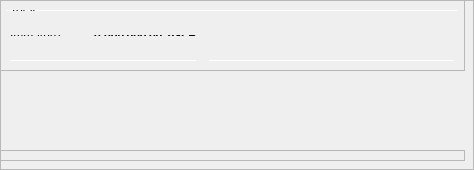
        <widget class="QFrame" name="frameObfuscation">
         <property name="minimumSize">
          <size>
           <width>0</width>
           <height>50</height>
          </size>
         </property>
         <property name="layoutDirection">
          <enum>Qt::LeftToRight</enum>
         </property>
         <property name="frameShape">
          <enum>QFrame::StyledPanel</enum>
         </property>
         <property name="frameShadow">
          <enum>QFrame::Raised</enum>
         </property>
         <widget class="QPushButton" name="runAutoDenom">
          <property name="geometry">
           <rect>
            <x>251</x>
            <y>17</y>
            <width>1</width>
            <height>1</height>
           </rect>
          </property>
          <property name="palette">
           <palette>
            <active>
             <colorrole role="WindowText">
              <brush brushstyle="SolidPattern">
               <color alpha="255">
                <red>0</red>
                <green>0</green>
                <blue>0</blue>
               </color>
              </brush>
             </colorrole>
             <colorrole role="Button">
              <brush brushstyle="SolidPattern">
               <color alpha="255">
                <red>239</red>
                <green>238</green>
                <blue>238</blue>
               </color>
              </brush>
             </colorrole>
             <colorrole role="Light">
              <brush brushstyle="SolidPattern">
               <color alpha="255">
                <red>255</red>
                <green>255</green>
                <blue>255</blue>
               </color>
              </brush>
             </colorrole>
             <colorrole role="Midlight">
              <brush brushstyle="SolidPattern">
               <color alpha="255">
                <red>247</red>
                <green>246</green>
                <blue>246</blue>
               </color>
              </brush>
             </colorrole>
             <colorrole role="Dark">
              <brush brushstyle="SolidPattern">
               <color alpha="255">
                <red>119</red>
                <green>119</green>
                <blue>119</blue>
               </color>
              </brush>
             </colorrole>
             <colorrole role="Mid">
              <brush brushstyle="SolidPattern">
               <color alpha="255">
                <red>159</red>
                <green>159</green>
                <blue>159</blue>
               </color>
              </brush>
             </colorrole>
             <colorrole role="Text">
              <brush brushstyle="SolidPattern">
               <color alpha="255">
                <red>0</red>
                <green>0</green>
                <blue>0</blue>
               </color>
              </brush>
             </colorrole>
             <colorrole role="BrightText">
              <brush brushstyle="SolidPattern">
               <color alpha="255">
                <red>255</red>
                <green>255</green>
                <blue>255</blue>
               </color>
              </brush>
             </colorrole>
             <colorrole role="ButtonText">
              <brush brushstyle="SolidPattern">
               <color alpha="255">
                <red>0</red>
                <green>0</green>
                <blue>0</blue>
               </color>
              </brush>
             </colorrole>
             <colorrole role="Base">
              <brush brushstyle="SolidPattern">
               <color alpha="255">
                <red>255</red>
                <green>255</green>
                <blue>255</blue>
               </color>
              </brush>
             </colorrole>
             <colorrole role="Window">
              <brush brushstyle="SolidPattern">
               <color alpha="255">
                <red>239</red>
                <green>238</green>
                <blue>238</blue>
               </color>
              </brush>
             </colorrole>
             <colorrole role="Shadow">
              <brush brushstyle="SolidPattern">
               <color alpha="255">
                <red>0</red>
                <green>0</green>
                <blue>0</blue>
               </color>
              </brush>
             </colorrole>
             <colorrole role="AlternateBase">
              <brush brushstyle="SolidPattern">
               <color alpha="255">
                <red>247</red>
                <green>246</green>
                <blue>246</blue>
               </color>
              </brush>
             </colorrole>
             <colorrole role="ToolTipBase">
              <brush brushstyle="SolidPattern">
               <color alpha="255">
                <red>255</red>
                <green>255</green>
                <blue>220</blue>
               </color>
              </brush>
             </colorrole>
             <colorrole role="ToolTipText">
              <brush brushstyle="SolidPattern">
               <color alpha="255">
                <red>0</red>
                <green>0</green>
                <blue>0</blue>
               </color>
              </brush>
             </colorrole>
            </active>
            <inactive>
             <colorrole role="WindowText">
              <brush brushstyle="SolidPattern">
               <color alpha="255">
                <red>0</red>
                <green>0</green>
                <blue>0</blue>
               </color>
              </brush>
             </colorrole>
             <colorrole role="Button">
              <brush brushstyle="SolidPattern">
               <color alpha="255">
                <red>239</red>
                <green>238</green>
                <blue>238</blue>
               </color>
              </brush>
             </colorrole>
             <colorrole role="Light">
              <brush brushstyle="SolidPattern">
               <color alpha="255">
                <red>255</red>
                <green>255</green>
                <blue>255</blue>
               </color>
              </brush>
             </colorrole>
             <colorrole role="Midlight">
              <brush brushstyle="SolidPattern">
               <color alpha="255">
                <red>247</red>
                <green>246</green>
                <blue>246</blue>
               </color>
              </brush>
             </colorrole>
             <colorrole role="Dark">
              <brush brushstyle="SolidPattern">
               <color alpha="255">
                <red>119</red>
                <green>119</green>
                <blue>119</blue>
               </color>
              </brush>
             </colorrole>
             <colorrole role="Mid">
              <brush brushstyle="SolidPattern">
               <color alpha="255">
                <red>159</red>
                <green>159</green>
                <blue>159</blue>
               </color>
              </brush>
             </colorrole>
             <colorrole role="Text">
              <brush brushstyle="SolidPattern">
               <color alpha="255">
                <red>0</red>
                <green>0</green>
                <blue>0</blue>
               </color>
              </brush>
             </colorrole>
             <colorrole role="BrightText">
              <brush brushstyle="SolidPattern">
               <color alpha="255">
                <red>255</red>
                <green>255</green>
                <blue>255</blue>
               </color>
              </brush>
             </colorrole>
             <colorrole role="ButtonText">
              <brush brushstyle="SolidPattern">
               <color alpha="255">
                <red>0</red>
                <green>0</green>
                <blue>0</blue>
               </color>
              </brush>
             </colorrole>
             <colorrole role="Base">
              <brush brushstyle="SolidPattern">
               <color alpha="255">
                <red>255</red>
                <green>255</green>
                <blue>255</blue>
               </color>
              </brush>
             </colorrole>
             <colorrole role="Window">
              <brush brushstyle="SolidPattern">
               <color alpha="255">
                <red>239</red>
                <green>238</green>
                <blue>238</blue>
               </color>
              </brush>
             </colorrole>
             <colorrole role="Shadow">
              <brush brushstyle="SolidPattern">
               <color alpha="255">
                <red>0</red>
                <green>0</green>
                <blue>0</blue>
               </color>
              </brush>
             </colorrole>
             <colorrole role="AlternateBase">
              <brush brushstyle="SolidPattern">
               <color alpha="255">
                <red>247</red>
                <green>246</green>
                <blue>246</blue>
               </color>
              </brush>
             </colorrole>
             <colorrole role="ToolTipBase">
              <brush brushstyle="SolidPattern">
               <color alpha="255">
                <red>255</red>
                <green>255</green>
                <blue>220</blue>
               </color>
              </brush>
             </colorrole>
             <colorrole role="ToolTipText">
              <brush brushstyle="SolidPattern">
               <color alpha="255">
                <red>0</red>
                <green>0</green>
                <blue>0</blue>
               </color>
              </brush>
             </colorrole>
            </inactive>
            <disabled>
             <colorrole role="WindowText">
              <brush brushstyle="SolidPattern">
               <color alpha="255">
                <red>119</red>
                <green>119</green>
                <blue>119</blue>
               </color>
              </brush>
             </colorrole>
             <colorrole role="Button">
              <brush brushstyle="SolidPattern">
               <color alpha="255">
                <red>239</red>
                <green>238</green>
                <blue>238</blue>
               </color>
              </brush>
             </colorrole>
             <colorrole role="Light">
              <brush brushstyle="SolidPattern">
               <color alpha="255">
                <red>255</red>
                <green>255</green>
                <blue>255</blue>
               </color>
              </brush>
             </colorrole>
             <colorrole role="Midlight">
              <brush brushstyle="SolidPattern">
               <color alpha="255">
                <red>247</red>
                <green>246</green>
                <blue>246</blue>
               </color>
              </brush>
             </colorrole>
             <colorrole role="Dark">
              <brush brushstyle="SolidPattern">
               <color alpha="255">
                <red>119</red>
                <green>119</green>
                <blue>119</blue>
               </color>
              </brush>
             </colorrole>
             <colorrole role="Mid">
              <brush brushstyle="SolidPattern">
               <color alpha="255">
                <red>159</red>
                <green>159</green>
                <blue>159</blue>
               </color>
              </brush>
             </colorrole>
             <colorrole role="Text">
              <brush brushstyle="SolidPattern">
               <color alpha="255">
                <red>119</red>
                <green>119</green>
                <blue>119</blue>
               </color>
              </brush>
             </colorrole>
             <colorrole role="BrightText">
              <brush brushstyle="SolidPattern">
               <color alpha="255">
                <red>255</red>
                <green>255</green>
                <blue>255</blue>
               </color>
              </brush>
             </colorrole>
             <colorrole role="ButtonText">
              <brush brushstyle="SolidPattern">
               <color alpha="255">
                <red>119</red>
                <green>119</green>
                <blue>119</blue>
               </color>
              </brush>
             </colorrole>
             <colorrole role="Base">
              <brush brushstyle="SolidPattern">
               <color alpha="255">
                <red>239</red>
                <green>238</green>
                <blue>238</blue>
               </color>
              </brush>
             </colorrole>
             <colorrole role="Window">
              <brush brushstyle="SolidPattern">
               <color alpha="255">
                <red>239</red>
                <green>238</green>
                <blue>238</blue>
               </color>
              </brush>
             </colorrole>
             <colorrole role="Shadow">
              <brush brushstyle="SolidPattern">
               <color alpha="255">
                <red>0</red>
                <green>0</green>
                <blue>0</blue>
               </color>
              </brush>
             </colorrole>
             <colorrole role="AlternateBase">
              <brush brushstyle="SolidPattern">
               <color alpha="255">
                <red>239</red>
                <green>238</green>
                <blue>238</blue>
               </color>
              </brush>
             </colorrole>
             <colorrole role="ToolTipBase">
              <brush brushstyle="SolidPattern">
               <color alpha="255">
                <red>255</red>
                <green>255</green>
                <blue>220</blue>
               </color>
              </brush>
             </colorrole>
             <colorrole role="ToolTipText">
              <brush brushstyle="SolidPattern">
               <color alpha="255">
                <red>0</red>
                <green>0</green>
                <blue>0</blue>
               </color>
              </brush>
             </colorrole>
            </disabled>
           </palette>
          </property>
          <property name="focusPolicy">
           <enum>Qt::NoFocus</enum>
          </property>
          <property name="autoFillBackground">
           <bool>true</bool>
          </property>
          <property name="text">
           <string/>
          </property>
          <property name="flat">
           <bool>true</bool>
          </property>
         </widget>
         <widget class="Line" name="line">
          <property name="geometry">
           <rect>
            <x>7</x>
            <y>10</y>
            <width>451</width>
            <height>1</height>
           </rect>
          </property>
          <property name="orientation">
           <enum>Qt::Horizontal</enum>
          </property>
         </widget>
         <widget class="QFrame" name="frame_3">
	<property name="visible">
	<bool>false</bool>
	</property>
          <property name="geometry">
           <rect>
            <x>0</x>
            <y>150</y>
            <width>465</width>
            <height>11</height>
           </rect>
          </property>
          <property name="frameShape">
           <enum>QFrame::StyledPanel</enum>
          </property>
          <property name="frameShadow">
           <enum>QFrame::Raised</enum>
          </property>
          <layout class="QVBoxLayout" name="verticalLayout_5">
           <item>
            <layout class="QHBoxLayout" name="horizontalLayout_5" stretch="0">
             <item>
              <widget class="QLabel" name="label_5z">
               <property name="maximumSize">
                <size>
                 <width>16777215</width>
                 <height>20</height>
                </size>
               </property>
               <property name="font">
                <font>
                 <weight>75</weight>
                 <bold>true</bold>
                </font>
               </property>
               <property name="toolTip">
                <string>Combined Balances (including unconfirmed and immature coins)</string>
               </property>
               <property name="text">
                <string>&lt;html&gt;&lt;head/&gt;&lt;body&gt;&lt;p&gt;Combined Balances&lt;/p&gt;&lt;/body&gt;&lt;/html&gt;</string>
               </property>
              </widget>
             </item>
            </layout>
           </item>
           <item>
            <layout class="QGridLayout" name="gridLayout_3">
             <property name="spacing">
              <number>12</number>
             </property>
             <item row="7" column="0" colspan="2">
              <widget class="Line" name="lineSpendableBalance_3">
               <property name="orientation">
                <enum>Qt::Horizontal</enum>
               </property>
              </widget>
             </item>
             <item row="7" column="2">
              <widget class="Line" name="lineWatchBalance_3">
               <property name="sizePolicy">
                <sizepolicy hsizetype="Preferred" vsizetype="Fixed">
                 <horstretch>0</horstretch>
                 <verstretch>0</verstretch>
                </sizepolicy>
               </property>
               <property name="minimumSize">
                <size>
                 <width>140</width>
                 <height>0</height>
                </size>
               </property>
               <property name="orientation">
                <enum>Qt::Horizontal</enum>
               </property>
              </widget>
             </item>
             <item row="4" column="1">
              <widget class="QLabel" name="labelzBalancez">
               <property name="font">
                <font>
                 <weight>75</weight>
                 <bold>true</bold>
                </font>
               </property>
               <property name="cursor">
                <cursorShape>IBeamCursor</cursorShape>
               </property>
               <property name="toolTip">
                <string>Total of transactions that have yet to be confirmed, and do not yet count toward the spendable balance</string>
               </property>
               <property name="text">
                <string notr="true">0.000 000 00 GLB</string>
               </property>
               <property name="alignment">
                <set>Qt::AlignRight|Qt::AlignTrailing|Qt::AlignVCenter</set>
               </property>
               <property name="textInteractionFlags">
                <set>Qt::LinksAccessibleByMouse|Qt::TextSelectableByKeyboard|Qt::TextSelectableByMouse</set>
               </property>
              </widget>
             </item>
             <item row="6" column="1">
              <widget class="QLabel" name="labelTotalz">
               <property name="font">
                <font>
                 <weight>75</weight>
                 <bold>true</bold>
                </font>
               </property>
               <property name="cursor">
                <cursorShape>IBeamCursor</cursorShape>
               </property>
               <property name="toolTip">
                <string>Total Balance, including unconfirmed and immature coins.</string>
               </property>
               <property name="text">
                <string notr="true">0.000 000 00 GLB</string>
               </property>
               <property name="alignment">
                <set>Qt::AlignRight|Qt::AlignTrailing|Qt::AlignVCenter</set>
               </property>
               <property name="textInteractionFlags">
                <set>Qt::LinksAccessibleByMouse|Qt::TextSelectableByKeyboard|Qt::TextSelectableByMouse</set>
               </property>
              </widget>
             </item>
             <item row="4" column="3">
              <spacer name="horizontalSpacer_6">
               <property name="orientation">
                <enum>Qt::Horizontal</enum>
               </property>
               <property name="sizeHint" stdset="0">
                <size>
                 <width>40</width>
                 <height>20</height>
                </size>
               </property>
              </spacer>
             </item>
             <item row="6" column="0">
              <widget class="QLabel" name="labelTotalTextz">
               <property name="text">
                <string>Total:</string>
               </property>
              </widget>
             </item>
             <item row="1" column="0">
              <widget class="QLabel" name="labelBalanceTextz">
               <property name="text">
                <string>GLB:</string>
               </property>
              </widget>
             </item>
             <item row="1" column="1">
              <widget class="QLabel" name="labelBalancez">
               <property name="font">
                <font>
                 <weight>75</weight>
                 <bold>true</bold>
                </font>
               </property>
               <property name="cursor">
                <cursorShape>IBeamCursor</cursorShape>
               </property>
               <property name="toolTip">
                <string>Your current spendable balance</string>
               </property>
               <property name="text">
                <string notr="true">0.000 000 00 GLB</string>
               </property>
               <property name="alignment">
                <set>Qt::AlignRight|Qt::AlignTrailing|Qt::AlignVCenter</set>
               </property>
               <property name="textInteractionFlags">
                <set>Qt::LinksAccessibleByMouse|Qt::TextSelectableByKeyboard|Qt::TextSelectableByMouse</set>
               </property>
              </widget>
             </item>
             <item row="4" column="0">
              <widget class="QLabel" name="labelzBalanceTextz">
               <property name="toolTip">
                <string/>
               </property>
               <property name="text">
                <string>zGLB:</string>
               </property>
              </widget>
             </item>
             <item row="4" column="2">
              <widget class="QLabel" name="labelzGLBPercent">
               <property name="toolTip">
                <string>Current percentage of zGLB.
If AutoMint is enabled this percentage will settle around the configured AutoMint percentage (default = 10%)</string>
               </property>
               <property name="text">
                <string>0 %</string>
               </property>
               <property name="alignment">
                <set>Qt::AlignRight|Qt::AlignTrailing|Qt::AlignVCenter</set>
               </property>
              </widget>
             </item>
             <item row="6" column="2">
              <widget class="QLabel" name="label100Percent">
               <property name="text">
                <string/>
               </property>
               <property name="alignment">
                <set>Qt::AlignRight|Qt::AlignTrailing|Qt::AlignVCenter</set>
               </property>
              </widget>
             </item>
             <item row="2" column="1">
              <widget class="QLabel" name="labelLockedBalance">
               <property name="toolTip">
                <string>Locked GLB or Masternode collaterals. These are excluded from zGLB minting.</string>
               </property>
               <property name="text">
                <string>0.000 000 00 GLB</string>
               </property>
               <property name="alignment">
                <set>Qt::AlignRight|Qt::AlignTrailing|Qt::AlignVCenter</set>
               </property>
              </widget>
             </item>
             <item row="2" column="0">
              <widget class="QLabel" name="labelLockedBalanceText">
               <property name="toolTip">
                <string>Locked GLB or Masternode collaterals. These are excluded from zGLB minting.</string>
               </property>
               <property name="text">
                <string>Locked:</string>
               </property>
              </widget>
             </item>
             <item row="3" column="0">
              <widget class="QLabel" name="labelUnLockedBalanceText">
               <property name="toolTip">
                <string>Unlocked GLBs. These can be used for zGLB minting.</string>
               </property>
               <property name="text">
                <string>Unlocked:</string>
               </property>
              </widget>
             </item>
             <item row="3" column="1">
              <widget class="QLabel" name="labelUnLockedBalance">
               <property name="toolTip">
                <string>Unlocked GLBs. These can be used for zGLB minting.</string>
               </property>
               <property name="text">
                <string>0.000 000 00 GLB</string>
               </property>
               <property name="alignment">
                <set>Qt::AlignRight|Qt::AlignTrailing|Qt::AlignVCenter</set>
               </property>
              </widget>
             </item>
             <item row="3" column="2">
              <widget class="QLabel" name="labelGLBPercent">
               <property name="text">
                <string>0 %</string>
               </property>
               <property name="alignment">
                <set>Qt::AlignRight|Qt::AlignTrailing|Qt::AlignVCenter</set>
               </property>
              </widget>
             </item>
            </layout>
           </item>
           
          </layout>
         </widget>
         <widget class="QFrame" name="frame_4">
	<property name="visible">
	<bool>false</bool>
	</property>
          <property name="geometry">
           <rect>
            <x>0</x>
            <y>0</y>
            <width>465</width>
            <height>71</height>
           </rect>
          </property>
          <property name="frameShape">
           <enum>QFrame::StyledPanel</enum>
          </property>
          <property name="frameShadow">
           <enum>QFrame::Raised</enum>
          </property>
          <layout class="QVBoxLayout" name="verticalLayout_7">
           <item>
            <layout class="QHBoxLayout" name="horizontalLayout_8" stretch="0">
             
            </layout>
           </item>
           <item>
            <layout class="QGridLayout" name="gridLayout_5">
             <property name="spacing">
              <number>12</number>
             </property>
             <item row="4" column="0">
              <widget class="QLabel" name="labelzBalanceMatureText">
               <property name="toolTip">
                <string>Mature: more than 20 confirmation and more than 1 mints of the same denomination after it was minted.
These zGLB are spendable.</string>
               </property>
               <property name="text">
                <string>Mature:</string>
               </property>
              </widget>
             </item>
             <item row="5" column="0" colspan="2">
              <widget class="Line" name="lineSpendableBalance_5">
               <property name="orientation">
                <enum>Qt::Horizontal</enum>
               </property>
              </widget>
             </item>
             <item row="1" column="1">
              <widget class="QLabel" name="labelzBalance">
               <property name="font">
                <font>
                 <weight>75</weight>
                 <bold>true</bold>
                </font>
               </property>
               <property name="cursor">
                <cursorShape>IBeamCursor</cursorShape>
               </property>
               <property name="toolTip">
                <string>All available zGLB, unconfirmed and immature zGLB included.</string>
               </property>
               <property name="text">
                <string notr="true">0.000 000 00 zGLB</string>
               </property>
               <property name="alignment">
                <set>Qt::AlignRight|Qt::AlignTrailing|Qt::AlignVCenter</set>
               </property>
               <property name="textInteractionFlags">
                <set>Qt::LinksAccessibleByMouse|Qt::TextSelectableByKeyboard|Qt::TextSelectableByMouse</set>
               </property>
              </widget>
             </item>
             <item row="5" column="2">
              <widget class="Line" name="lineWatchBalance_5">
               <property name="sizePolicy">
                <sizepolicy hsizetype="Preferred" vsizetype="Fixed">
                 <horstretch>0</horstretch>
                 <verstretch>0</verstretch>
                </sizepolicy>
               </property>
               <property name="minimumSize">
                <size>
                 <width>140</width>
                 <height>0</height>
                </size>
               </property>
               <property name="orientation">
                <enum>Qt::Horizontal</enum>
               </property>
              </widget>
             </item>
             <item row="1" column="0">
              <widget class="QLabel" name="labelzBalanceText">
               <property name="toolTip">
                <string>All available zGLB, unconfirmed and immature zGLB included.</string>
               </property>
               <property name="text">
                <string>Total:</string>
               </property>
              </widget>
             </item>
             <item row="1" column="2">
              <spacer name="horizontalSpacer_8">
               <property name="orientation">
                <enum>Qt::Horizontal</enum>
               </property>
               <property name="sizeHint" stdset="0">
                <size>
                 <width>40</width>
                 <height>20</height>
                </size>
               </property>
              </spacer>
             </item>
             <item row="4" column="2">
              <spacer name="horizontalSpacer_4">
               <property name="orientation">
                <enum>Qt::Horizontal</enum>
               </property>
               <property name="sizeHint" stdset="0">
                <size>
                 <width>40</width>
                 <height>20</height>
                </size>
               </property>
              </spacer>
             </item>
             <item row="4" column="1">
              <widget class="QLabel" name="labelzBalanceMature">
               <property name="font">
                <font>
                 <weight>75</weight>
                 <bold>true</bold>
                </font>
               </property>
               <property name="toolTip">
                <string>Mature: more than 20 confirmation and more than 1 mints of the same denomination after it was minted.
These zGLB are spendable.</string>
               </property>
               <property name="text">
                <string>0.000 000 00 zGLB</string>
               </property>
               <property name="alignment">
                <set>Qt::AlignRight|Qt::AlignTrailing|Qt::AlignVCenter</set>
               </property>
              </widget>
             </item>
             <item row="2" column="0">
              <widget class="QLabel" name="labelzBalanceUnconfirmedText">
               <property name="toolTip">
                <string>Unconfirmed: less than 20 confirmations
Immature: confirmed, but less than 1 mints of the same denomination after it was minted</string>
               </property>
               <property name="text">
                <string>Unconfirmed:</string>
               </property>
              </widget>
             </item>
             <item row="2" column="1">
              <widget class="QLabel" name="labelzBalanceUnconfirmed">
               <property name="font">
                <font>
                 <weight>75</weight>
                 <bold>true</bold>
                </font>
               </property>
               <property name="toolTip">
                <string>Unconfirmed: less than 20 confirmations
Immature: confirmed, but less than 1 mints of the same denomination after it was minted</string>
               </property>
               <property name="text">
                <string>0.000 000 00 zGLB</string>
               </property>
               <property name="alignment">
                <set>Qt::AlignRight|Qt::AlignTrailing|Qt::AlignVCenter</set>
               </property>
              </widget>
             </item>
             <item row="2" column="2">
              <spacer name="horizontalSpacer_5">
               <property name="orientation">
                <enum>Qt::Horizontal</enum>
               </property>
               <property name="sizeHint" stdset="0">
                <size>
                 <width>40</width>
                 <height>20</height>
                </size>
               </property>
              </spacer>
             </item>
             <item row="3" column="0">
              <widget class="QLabel" name="labelzBalanceImmatureText">
               <property name="toolTip">
                <string>Unconfirmed: less than 20 confirmations
Immature: confirmed, but less than 1 mints of the same denomination after it was minted</string>
               </property>
               <property name="text">
                <string>Immature:</string>
               </property>
              </widget>
             </item>
             <item row="3" column="1">
              <widget class="QLabel" name="labelzBalanceImmature">
               <property name="font">
                <font>
                 <weight>75</weight>
                 <bold>true</bold>
                </font>
               </property>
               <property name="toolTip">
                <string>Unconfirmed: less than 20 confirmations
Immature: confirmed, but less than 1 mints of the same denomination after it was minted</string>
               </property>
               <property name="text">
                <string>0.000 000 00 zGLB</string>
               </property>
               <property name="alignment">
                <set>Qt::AlignRight|Qt::AlignTrailing|Qt::AlignVCenter</set>
               </property>
              </widget>
             </item>
             <item row="3" column="2">
              <spacer name="horizontalSpacer_7">
               <property name="orientation">
                <enum>Qt::Horizontal</enum>
               </property>
               <property name="sizeHint" stdset="0">
                <size>
                 <width>40</width>
                 <height>20</height>
                </size>
               </property>
              </spacer>
             </item>
            </layout>
           </item>
          </layout>
         </widget>
        </widget>
